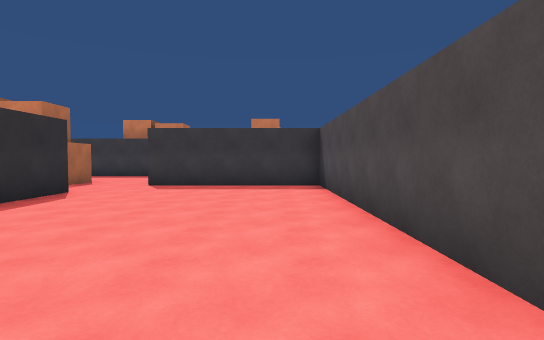
[1] (above)

24 first-person views from a walk through a Unity game level. The camera is 1.4 m above the floor, tilts 2° down and sees 80° across. The floor is counted in squares, 2 m on a side. Each view is taken from the middle of a square. On the plan, view 1 faces up. The plan holds only what a view shows up to about 10 squares ahead; the rest is blank. The place goes on beyond the plan. The player is left out.

[2]
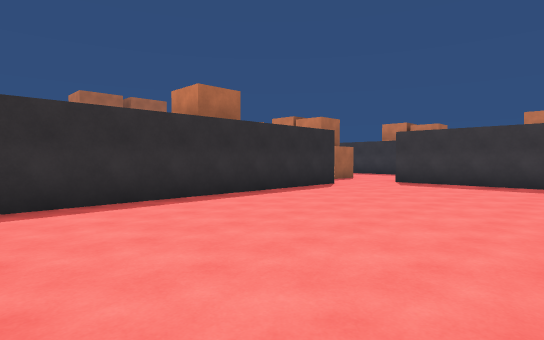

[3]
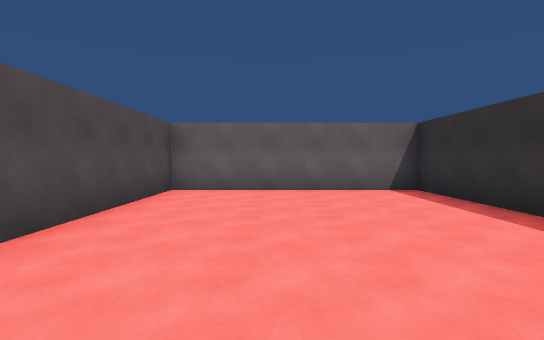

[4]
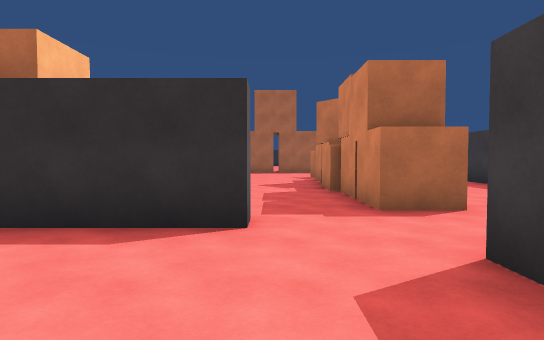

[5]
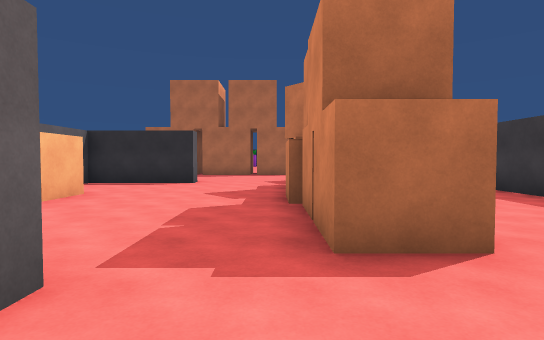

[6]
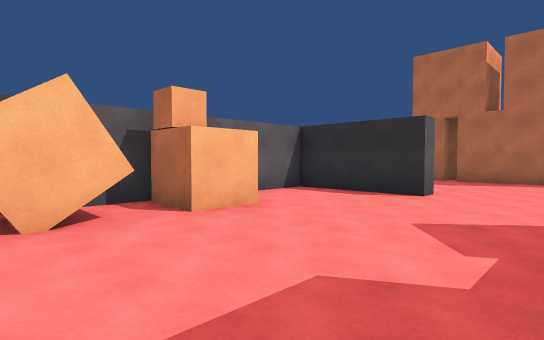

[7]
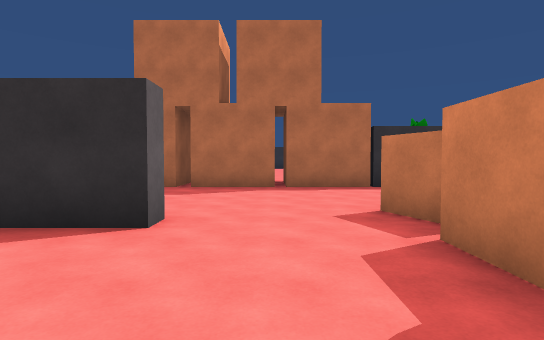

[8]
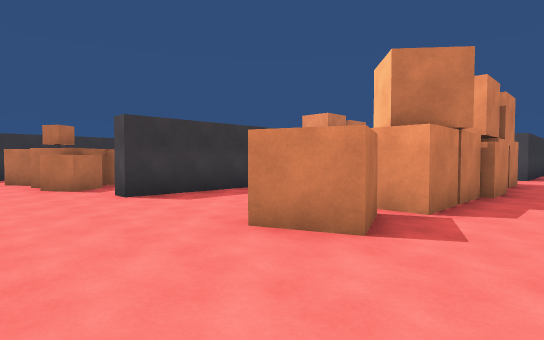

[9]
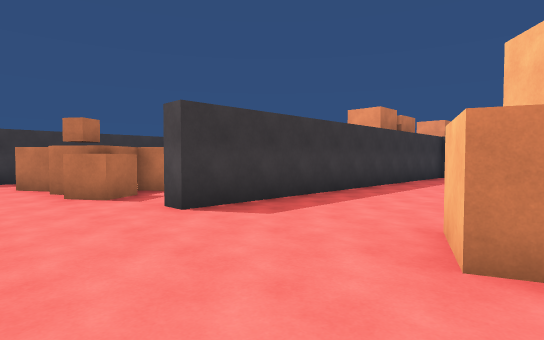

[10]
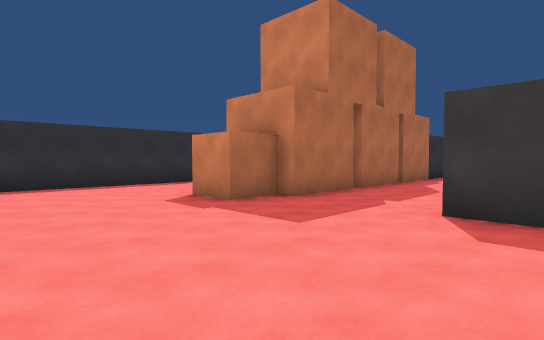

[11]
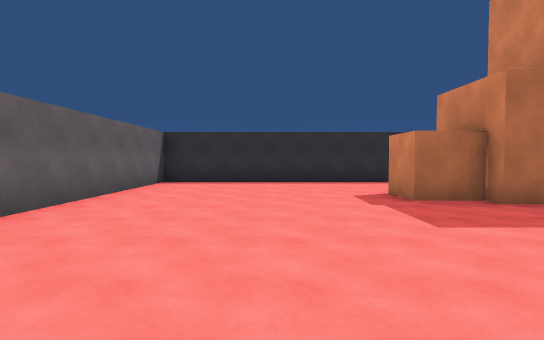

[12]
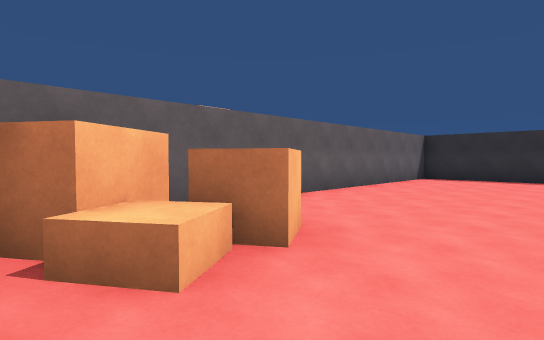

[13]
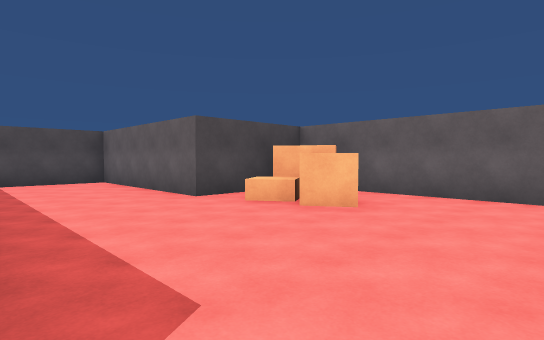

[14]
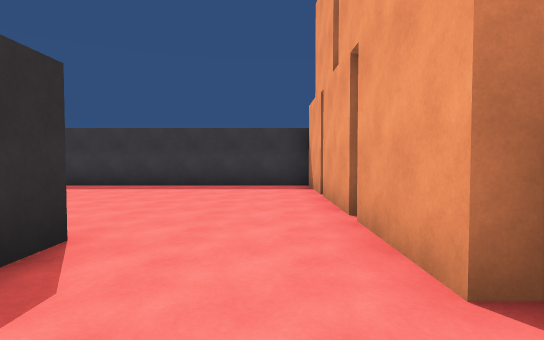

[15]
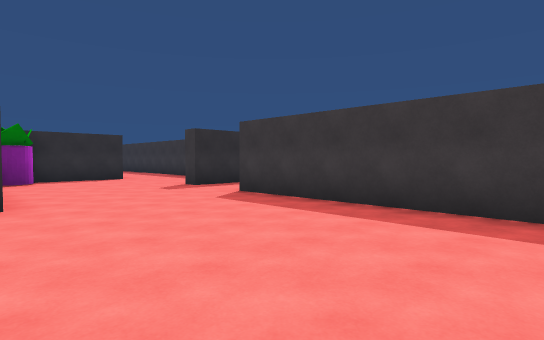

[16]
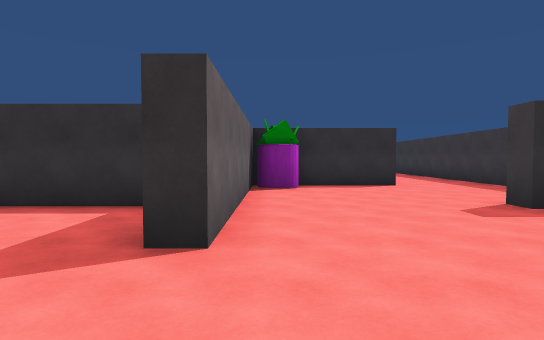

[17]
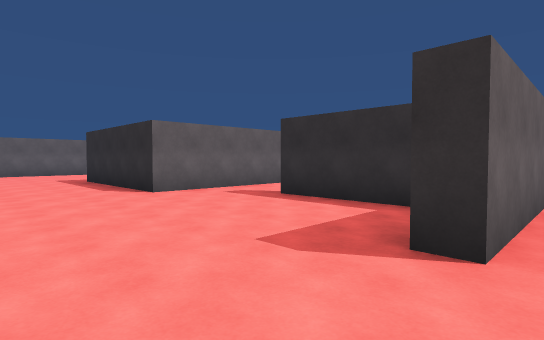

[18]
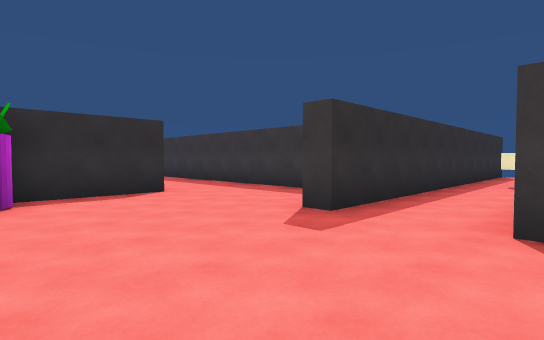

[19]
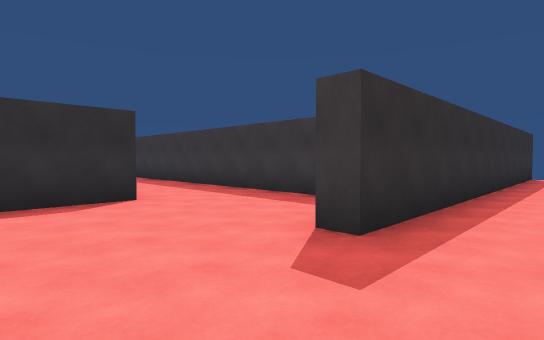

[20]
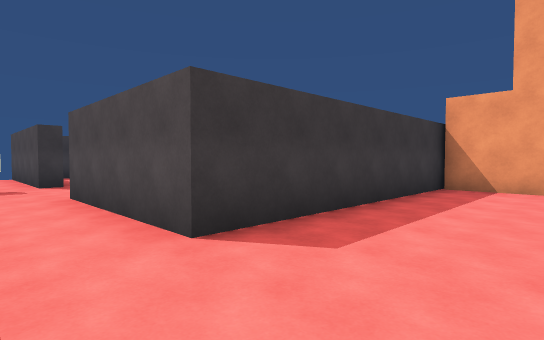

[21]
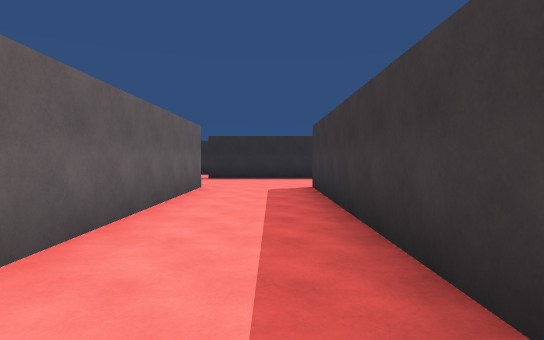

[22]
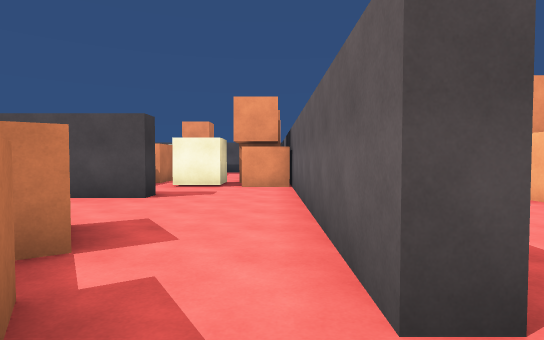

[23]
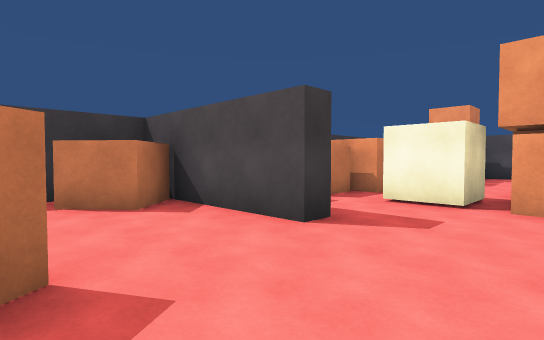

[24]
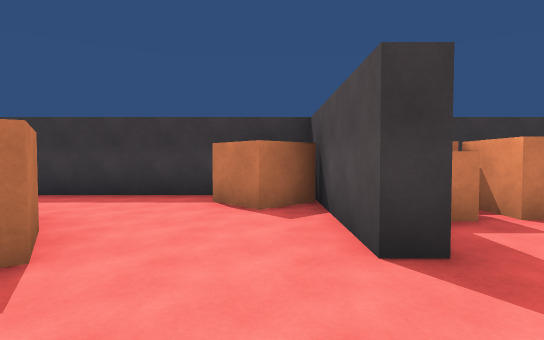

### Floor plan
Points are (right, up) in squares from view 1. A wall is a line through its corners. A room is listed if a view was taken in it or the views show most of it. See-through windows are left out.
Room 1 (views 1, 2, 3, 4, 5)
walls: (-4.8, 6.8) (-4.2, 6.8) (-4.2, -1.3) (1.3, -1.3) (1.3, 8.5) (-3.2, 8.5)
ways out: opening at (-4.5, 7.5) to room 2
Room 2 (views 6, 7, 8, 9, 10, 11, 12, 13, 14, 15, 16, 17, 18, 19, 20, 21, 22, 23, 24)
walls: (-18.8, 9.5) (-25.5, 9.5) (-25.5, 13.5); (-12.9, 5.8) (-12.3, 5.8) (-12.3, 2.8) (-10.8, 2.8); (-13.2, 2.3) (-14.4, 2.3); (-21.7, 3.8) (-21.7, -4.2) (-18.4, -4.2); (-8.5, 2.8) (-7.8, 2.8); (-8.6, 16.2) (-9.2, 16.2) (-9.2, 19.6); (-5.9, 13) (-13.7, 13) (-13.7, 13.5) (-6, 13.5); (-24.9, 16.2) (-25.5, 16.2) (-25.5, 19.6); (-16.5, -4.2) (-12.6, -4.2); (-27.8, 4.1) (-27.8, 1.5); (-9.8, -3.4) (-9.8, -1.3) (-4.8, -1.3) (-4.8, 1.1); (-10.8, 20.2) (-15.1, 20.2); (-27.5, -0.5) (-26, -0.5) (-26, -5); (-29.8, 12) (-39, 12); (-31.5, 9.4) (-31.5, 5.5) (-25.5, 5.5) (-25.5, 5); (-27.5, 19.8) (-27.5, 9.5) (-28, 9.5); (-39, 9.3) (-33, 9.3)
ways out: opening at (-4.5, 7.5) to room 1; opening at (-38.5, 10.5); opening at (-28, 0.5); opening at (-25, 14.5); opening at (-12, -4); gap at (-9, 3)
objects: plant (-31, 6); crate (-26, 16); crate (-19, 3); crate (-19, 4) to (-17, 4); crate (-19, 5) to (-17, 5); crate (-19, 6) to (-17, 6); crate (-19, 7) to (-17, 9); crate (-18, 2) to (-18, 3); crate (-17, 3); crate (-15, 17) to (-14, 18); crate (-14, 15) to (-14, 16); crate (-13, 9) to (-13, 10); crate (-13, 16) to (-12, 16); crate (-12, -2); crate (-11, -3); crate (-11, -2); crate (-11, 9); crate (-11, 19) to (-10, 19); crate (-10, 9) to (-9, 9); crate (-9, 4); crate (-8, 9); crate (-8, 18); other object (-8, 19) to (-7, 19); crate (-7, 4) to (-6, 4); crate (-7, 9) to (-6, 9); crate (-7, 14) to (-6, 14); crate (-7, 16) to (-6, 16); crate (-7, 18) to (-6, 19); crate (-6, 18) to (-5, 18); crate (-5, 14) to (-5, 15)

Positions as (right, up) in squares from view 1, and headings:
1: (0, 0), facing up
2: (1, -1), facing up-left
3: (-1, 6), facing down
4: (-1, 7), facing left
5: (-3, 8), facing left
6: (-6, 8), facing down-left
7: (-9, 7), facing left
8: (-16, 7), facing up-right
9: (-16, 9), facing up-right
10: (-13, -2), facing up-left
11: (-12, -1), facing left
12: (-10, 0), facing down-left
13: (-15, 2), facing down-right
14: (-20, 1), facing up
15: (-20, 5), facing up-left
16: (-23, 6), facing left
17: (-23, 6), facing down-left
18: (-25, 6), facing up-left
19: (-26, 7), facing up-left
20: (-27, 7), facing up-right
21: (-31, 11), facing left
22: (-15, 14), facing right
23: (-12, 14), facing up-right
24: (-10, 14), facing up
